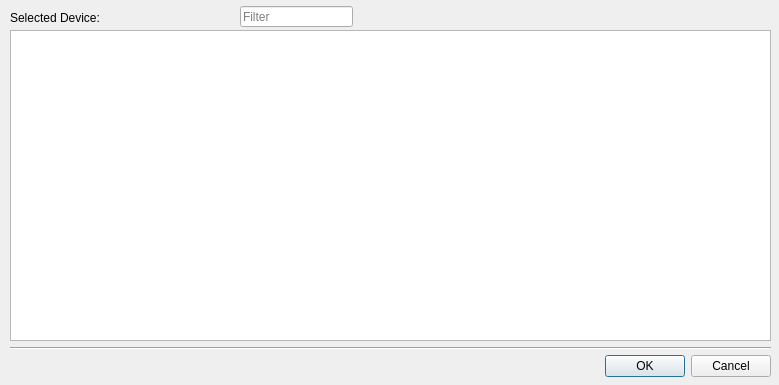
<?xml version="1.0" encoding="UTF-8"?>
<ui version="4.0">
 <class>Dialog</class>
 <widget class="QDialog" name="Dialog">
  <property name="geometry">
   <rect>
    <x>0</x>
    <y>0</y>
    <width>779</width>
    <height>385</height>
   </rect>
  </property>
  <property name="minimumSize">
   <size>
    <width>779</width>
    <height>385</height>
   </size>
  </property>
  <property name="maximumSize">
   <size>
    <width>779</width>
    <height>385</height>
   </size>
  </property>
  <property name="windowTitle">
   <string>Target Device Settings</string>
  </property>
  <widget class="QDialogButtonBox" name="buttonBox">
   <property name="geometry">
    <rect>
     <x>430</x>
     <y>350</y>
     <width>341</width>
     <height>32</height>
    </rect>
   </property>
   <property name="orientation">
    <enum>Qt::Horizontal</enum>
   </property>
   <property name="standardButtons">
    <set>QDialogButtonBox::Cancel|QDialogButtonBox::Ok</set>
   </property>
  </widget>
  <widget class="QLabel" name="label">
   <property name="geometry">
    <rect>
     <x>10</x>
     <y>10</y>
     <width>91</width>
     <height>16</height>
    </rect>
   </property>
   <property name="text">
    <string>Selected Device:</string>
   </property>
  </widget>
  <widget class="QLabel" name="label_sel_dev">
   <property name="geometry">
    <rect>
     <x>110</x>
     <y>10</y>
     <width>161</width>
     <height>16</height>
    </rect>
   </property>
   <property name="text">
    <string/>
   </property>
  </widget>
  <widget class="QTableView" name="tableView">
   <property name="geometry">
    <rect>
     <x>10</x>
     <y>30</y>
     <width>761</width>
     <height>311</height>
    </rect>
   </property>
  </widget>
  <widget class="Line" name="line">
   <property name="geometry">
    <rect>
     <x>10</x>
     <y>340</y>
     <width>761</width>
     <height>16</height>
    </rect>
   </property>
   <property name="orientation">
    <enum>Qt::Horizontal</enum>
   </property>
  </widget>
  <widget class="QLineEdit" name="lineEdit_filter">
   <property name="geometry">
    <rect>
     <x>240</x>
     <y>6</y>
     <width>113</width>
     <height>21</height>
    </rect>
   </property>
   <property name="placeholderText">
    <string>Filter</string>
   </property>
  </widget>
 </widget>
 <resources/>
 <connections>
  <connection>
   <sender>buttonBox</sender>
   <signal>accepted()</signal>
   <receiver>Dialog</receiver>
   <slot>accept()</slot>
   <hints>
    <hint type="sourcelabel">
     <x>248</x>
     <y>254</y>
    </hint>
    <hint type="destinationlabel">
     <x>157</x>
     <y>274</y>
    </hint>
   </hints>
  </connection>
  <connection>
   <sender>buttonBox</sender>
   <signal>rejected()</signal>
   <receiver>Dialog</receiver>
   <slot>reject()</slot>
   <hints>
    <hint type="sourcelabel">
     <x>316</x>
     <y>260</y>
    </hint>
    <hint type="destinationlabel">
     <x>286</x>
     <y>274</y>
    </hint>
   </hints>
  </connection>
 </connections>
</ui>
